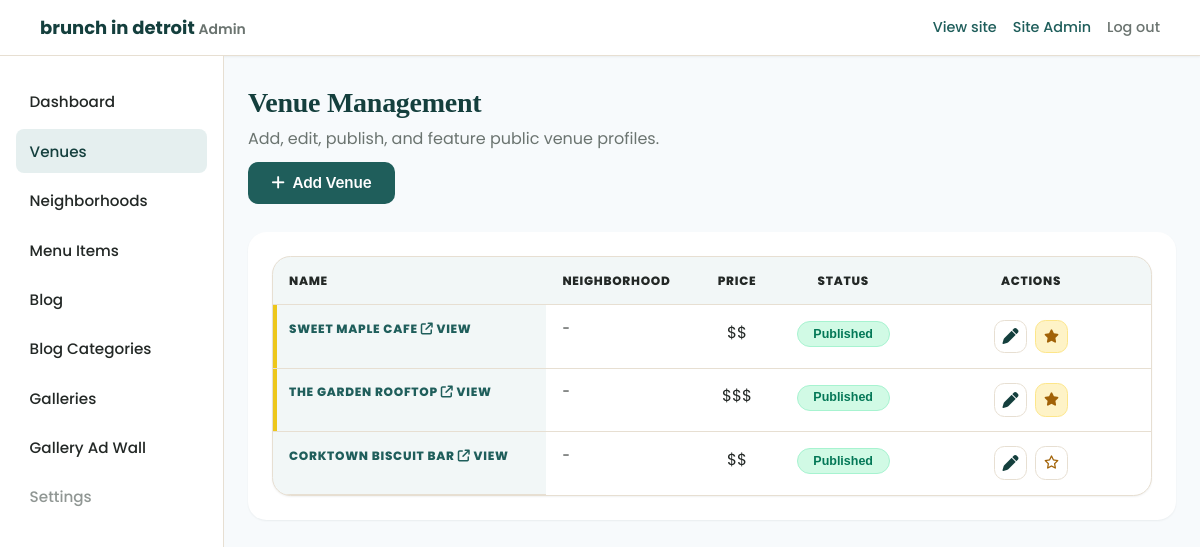
/admin/venues.php (signed in), run on the app's committed database.
### tables this page shows
CREATE TABLE IF NOT EXISTS venues (
  id INT UNSIGNED NOT NULL AUTO_INCREMENT,
  slug VARCHAR(160) NOT NULL,
  name VARCHAR(200) NOT NULL,
  description TEXT NULL,
  hero_blurb VARCHAR(300) NULL,
  address_line1 VARCHAR(200) NULL,
  address_line2 VARCHAR(200) NULL,
  city VARCHAR(100) NOT NULL DEFAULT 'Detroit',
  state VARCHAR(50) NOT NULL DEFAULT 'MI',
  zip VARCHAR(20) NULL,
  phone VARCHAR(40) NULL,
  website_url VARCHAR(500) NULL,
  instagram_url VARCHAR(500) NULL,
  facebook_url VARCHAR(500) NULL,
  neighborhood_id INT UNSIGNED NULL,
  price_range ENUM('$', '$$', '$$$', '$$$$') NULL,
  brunch_hours_note TEXT NULL,
  main_image_path VARCHAR(500) NULL,
  is_published TINYINT(1) NOT NULL DEFAULT 0,
  is_featured TINYINT(1) NOT NULL DEFAULT 0,
  featured_sort INT NOT NULL DEFAULT 0,
  profile_tier ENUM('free','premium') NOT NULL DEFAULT 'free',
  menu_last_updated_at DATETIME NULL,
  published_at DATETIME NULL,
  created_at DATETIME NOT NULL DEFAULT CURRENT_TIMESTAMP,
  updated_at DATETIME NOT NULL DEFAULT CURRENT_TIMESTAMP ON UPDATE CURRENT_TIMESTAMP,
  PRIMARY KEY (id),
  UNIQUE KEY uq_venues_slug (slug),
  KEY idx_venues_neighborhood (neighborhood_id),
  KEY idx_venues_published_featured (is_published, is_featured),
  CONSTRAINT fk_venues_neighborhood
    FOREIGN KEY (neighborhood_id) REFERENCES neighborhoods (id)
    ON DELETE SET NULL ON UPDATE CASCADE
);

### public/admin/venues.php (called while the page is built, shortened)
<?php
require_once __DIR__ . '/../../app/bootstrap.php';
require_once APP_ROOT . '/models/Venue.php';
$debug      = (bool) (app_config()['debug'] ?? false);
try {
    $venues = Venue::all();
} catch (Throwable $ex) {
    $venues      = [];
    $flashError  = $debug ? $ex->getMessage() : 'Could not load venues.';
}
require APP_ROOT . '/views/partials/admin-header.php';
require APP_ROOT . '/views/partials/admin-sidebar.php';
require APP_ROOT . '/views/admin/venues.php';
require APP_ROOT . '/views/partials/admin-footer.php';

### app/helpers/functions.php (called while the page is built, shortened)
<?php
function app_config(): array
{
    static $config = null;
    if ($config === null) {
        $path = APP_ROOT . '/config/config.php';
        $config = require $path;
    }
    return $config;
}
function e(?string $value): string
{
    return htmlspecialchars($value ?? '', ENT_QUOTES | ENT_SUBSTITUTE, 'UTF-8');
}
function asset_url(string $path): string
{
    $path = ltrim($path, '/');
    $base = rtrim((string) (app_config()['base_url'] ?? ''), '/');
    if ($base === '') {
        return '/' . $path;
    }
    return $base . '/' . $path;
}
function admin_url(string $path): string
{
    $path = ltrim($path, '/');
    return asset_url('admin/' . $path);
}

### app/config/config.php (called while the page is built, shortened)
<?php
return [
    'site_domain' => 'brunchindetroit.com',
    'site_name_display' => 'brunch in detroit',
    'environment' => 'local',
    'debug' => true,
    'base_url' => '',
    'db' => [
        'host' => '127.0.0.1',
        'port' => 3306,
        'name' => 'brunchindetroit',
        'user' => 'root',
        'password' => '',
        'charset' => 'utf8mb4',
    ],
    'session' => [
        'name' => 'brunch_admin_session',
    ],
    'uploads' => [
        'max_bytes' => 5 * 1024 * 1024,
        'allowed_mime' => ['image/jpeg', 'image/png', 'image/webp', 'image/gif'],
    ],
];

### app/bootstrap.php (called while the page is built, shortened)
<?php
require APP_ROOT . '/helpers/functions.php';
require APP_ROOT . '/helpers/auth.php';
require APP_ROOT . '/config/database.php';
$config = app_config();

### app/helpers/auth.php (called while the page is built, shortened)
<?php
function admin_session_start(): void
{
    if (session_status() === PHP_SESSION_ACTIVE) {
        return;
    }
    $config = app_config();
}

### app/config/database.php (called while the page is built, shortened)
<?php
function db(): PDO
{
    $config = app_config();
    $db = $config['db'];
    $dsn = sprintf(
        'mysql:host=%s;port=%d;dbname=%s;charset=%s',
        $db['host'],
        (int) $db['port'],
        $db['name'],
        $db['charset']
    );
    $pdo = new PDO($dsn, $db['user'], $db['password'], [
        PDO::ATTR_ERRMODE => PDO::ERRMODE_EXCEPTION,
        PDO::ATTR_DEFAULT_FETCH_MODE => PDO::FETCH_ASSOC,
        PDO::ATTR_EMULATE_PREPARES => false,
    ]);
    return $pdo;
}

### app/models/Venue.php (called while the page is built, shortened)
<?php
final class Venue
{
    public static function all(): array
    {
        $pdo = db();
        $sql = "
            SELECT
                v.id,
                v.slug,
                v.name,
                v.description,
                v.hero_blurb,
                v.address_line1,
                v.address_line2,
                v.city,
                v.state,
                v.zip,
                v.phone,
                v.website_url,
                v.instagram_url,
                v.facebook_url,
                v.neighborhood_id,
                v.price_range,
                v.brunch_hours_note,
                v.main_image_path,
                v.is_published,
                v.is_featured,
                v.featured_sort,
                v.profile_tier,
                v.menu_last_updated_at,
                v.published_at,
                v.created_at,
                v.updated_at,
                n.name AS neighborhood_name
            FROM venues v
            LEFT JOIN neighborhoods n ON n.id = v.neighborhood_id
            ORDER BY v.created_at DESC
        ";
        return $pdo->query($sql)->fetchAll();
    }
}

### app/views/admin/venues.php (the view, shortened to what this page needs)
<div class="admin-page-header">
    <div>
        <h1 class="admin-page-title">Venue Management</h1>
        <p class="admin-page-lead">Add, edit, publish, and feature public venue profiles.</p>
    </div>
    <a class="btn btn--primary" href="<?= e(admin_url('venue-edit.php')) ?>">
        <i class="fa-solid fa-plus"></i> Add Venue
    </a>
</div>
<?php if (empty($venues)): ?>
    <div class="empty-state">
        <h3>No venues yet</h3>
        <p>Add your first venue to publish a profile on the public Directory page.</p>
        <p style="margin-top:1rem">
            <a class="btn btn--primary" href="<?= e(admin_url('venue-edit.php')) ?>">
                <i class="fa-solid fa-plus"></i> Add Venue
            </a>
        </p>
    </div>
<?php else: ?>
    <div class="admin-panel">
        <div class="admin-table__wrap admin-venues-table-wrap">
            <table class="admin-table admin-venues-table">
                <thead>
                    <tr>
                        <th scope="col">Name</th>
                        <th scope="col">Neighborhood</th>
                        <th scope="col">Price</th>
                        <th scope="col">Status</th>
                        <th scope="col" class="admin-table__actions-col">Actions</th>
                    </tr>
                </thead>
                <tbody>
                <?php foreach ($venues as $v): ?>
                    <?php
                    $vid      = (int) ($v['id'] ?? 0);
                    $isPub    = !empty($v['is_published']);
                    $isFeat   = !empty($v['is_featured']);
                    $name     = (string) ($v['name'] ?? '(untitled)');
                    $nbhd     = (string) ($v['neighborhood_name'] ?? '');
                    $priceRaw = $v['price_range'] ?? null;
                    $priceStr = ($priceRaw !== null && $priceRaw !== '') ? (string) $priceRaw : '-';
                    $slug     = (string) ($v['slug'] ?? '');
                    ?>
                    <tr class="<?= $isFeat ? 'admin-venue-row--featured' : '' ?>">
                        <th scope="row" class="admin-table__title-cell">
                            <a href="<?= e(admin_url('venue-edit.php?id=' . $vid)) ?>">
                                <?= e($name) ?>
                            </a>
                            <?php if ($slug !== ''): ?>
                                <a href="<?= e(asset_url('venue.php?slug=' . urlencode($slug))) ?>"
                                   target="_blank" rel="noopener noreferrer"
                                   class="admin-table__sublink" title="View public venue page">
                                    <i class="fa-solid fa-arrow-up-right-from-square"></i> View
                                </a>
                            <?php endif; ?>
                        </th>
                        <td>
                            <?php if ($nbhd !== ''): ?>
                                <?= e($nbhd) ?>
                            <?php else: ?>
                                <span class="admin-table__muted">-</span>
                            <?php endif; ?>
                        </td>
                        <td><?= e($priceStr) ?></td>
                        <td class="admin-venue-status-cell">
                            <form method="post" action="<?= e(admin_url('venues.php')) ?>">
                                <?php if ($isPub): ?>
                                    <button type="submit" class="admin-status-toggle admin-status-toggle--published" title="Click to unpublish">
                                        Published
                                    </button>
                                <?php else: ?>
                                    <button type="submit" class="admin-status-toggle admin-status-toggle--draft" title="Click to publish">
                                        Draft
                                    </button>
                                <?php endif; ?>
                            </form>
                        </td>
                        <td class="admin-menu-icon-actions admin-venue-icon-actions">
                            <a class="admin-icon-action" href="<?= e(admin_url('venue-edit.php?id=' . $vid)) ?>" aria-label="Edit venue">
                                <i class="fa-solid fa-pen"></i>
                            </a>
                            <form method="post" action="<?= e(admin_url('venues.php')) ?>">
                                <button
                                    type="submit"
                                    class="admin-icon-action admin-icon-action--feature<?= $isFeat ? ' admin-icon-action--featured' : '' ?>"
                                    aria-label="<?= $isFeat ? 'Unfeature venue' : 'Feature venue' ?>"
                                    title="<?= $isFeat ? 'Unfeature' : 'Feature' ?>"
                                >
                                    <i class="<?= $isFeat ? 'fa-solid' : 'fa-regular' ?> fa-star"></i>
                                </button>
                            </form>
                        </td>
                    </tr>
                <?php endforeach; ?>
                </tbody>
            </table>
        </div>
    </div>
<?php endif; ?>

### public/assets/css/admin.css (style rules this page uses)
.admin-menu-icon-actions, .admin-mobile-card__actions { display: flex; align-items: center; gap: 0.45rem; }
.admin-menu-icon-actions form, .admin-mobile-card__actions form { display: inline-flex; margin: 0; }
.admin-icon-action { display: inline-flex; align-items: center; justify-content: center; width: 2.1rem; height: 2.1rem; border: 1px solid var(--border); border-radius: 0.65rem; background: #fff; color: var(--primary-dark); text-decoration: none; cursor: pointer; }
.admin-icon-action--feature { color: #a16207; }
.admin-icon-action--feature:hover, .admin-icon-action--feature:focus, .admin-icon-action--featured { background: #fef3c7; border-color: #fde68a; color: #a16207; }
.admin-venues-table th:nth-child(3), .admin-venues-table td:nth-child(3), .admin-venues-table th:nth-child(4), .admin-venues-table td:nth-child(4), .admin-venues-table th:nth-child(5), .admin-venues-table td:nth-child(5) { text-align: center; }
.admin-venue-status-cell form, .admin-venue-icon-actions form, .admin-venues-mobile-list form { display: inline-flex; margin: 0; }
.admin-venue-icon-actions { justify-content: center; }
.admin-venue-row--featured { box-shadow: inset 4px 0 0 #facc15; }

### data on the page
venues: name "SWEET MAPLE CAFE", price_range "$$", is_published "Published", is_featured 1 (drawn)
venues: name "THE GARDEN ROOFTOP", price_range "$$$", is_published "Published", is_featured 1 (drawn)
venues: name "CORKTOWN BISCUIT BAR", price_range "$$", is_published "Published", is_featured 0 (drawn)

### other printed values
site_name_display() "brunch in detroit"
$adminDisplayName "Site Admin"
